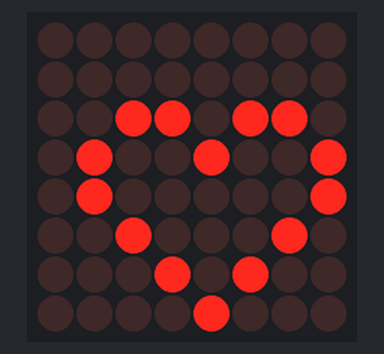
This sketch was run on a simulated Arduino Uno, built with avr-gcc and run on an emulated ATmega328P. Shown: 8×8 LED matrix.

Above: at 0.1 s.

The sketch:

Matriz8x8Corazon.ino
```cpp
#include <LedControl.h> //Libreria

LedControl lc = LedControl(11, 13, 10, 1);//(DIN, CLK, CS, Nro. de dispositivos)

#define demora 1000
byte corazon[8] = {
  B00000000,
  B00000000,
  B00110110,
  B01001001,
  B01000001,
  B00100010,
  B00010100,
  B00001000
};

void setup() {
  lc.shutdown(0, false); //(Nro de dispositivo, estado) -> Encendemos la matriz
  lc.setIntensity(0, 4);//(Nro de dispositivo, intensidad) -> Nivel de intensidad del led 0-15
  lc.clearDisplay(0); //(Nro de dispositivo) -> Limpiar matriz
}

void loop() {
  for (int i = 0; i < 8; i++) {
    lc.setRow(0, i, corazon[i]);
  }
  delay(demora);
}
```
